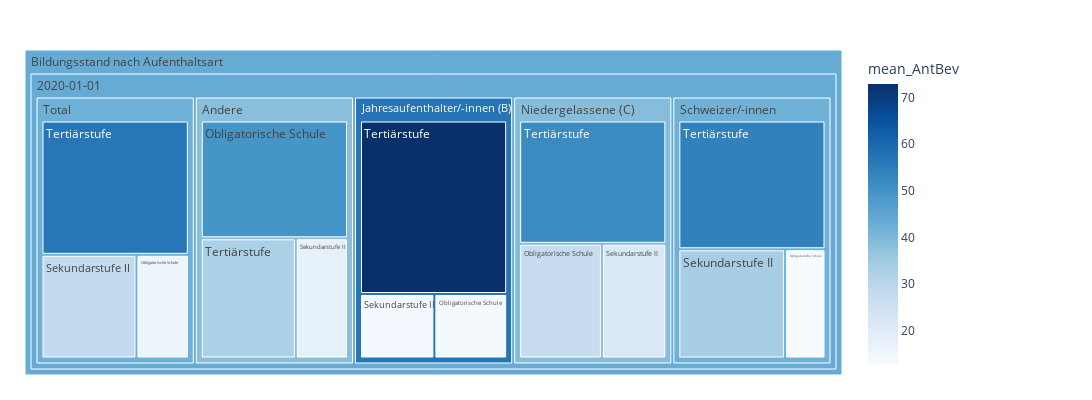

Notebook source saved alongside this figure:
### Code cell
myTitle="Bildungsstand nach Aufenthaltsart"

fig = px.treemap(myTreemapAgg.reset_index(), path=[px.Constant(myTitle), 'Jahr','AufartLang', 'Bildungsstand',]
                 , values='mean_AntBev'
                 , color='mean_AntBev'
                 ## bei discrete scales (bei Klassen und Strings):                 
                 #, color_discrete_map={'(?)':'lightgrey','EVP':'gold', 'SP':'#FF3030', 'PdA':'#EE3B3B', 'Grüne':'#A2CD5A','GLP':'#CAFF70','Die Mitte':'orange','FDP':'#104E8B','AL':'deeppink','SVP':'forestgreen', 'FL ZÜRI':'#8B864E','Volt':'#lightblue' }                
                 ## bei continuous scales (bei Zahlenwerten):
                , color_continuous_scale='Blues'
                #, color_continuous_midpoint=np.average(df['AnzBestWir'], weights=df['AnzBestWir'])  
                 ,height=400
                 ,width=1100                 
                )
fig.update_traces(root_color="grey")
fig.update_layout(margin = dict(t=50, l=25, r=250, b=25))
fig.show()

### Figure 1 — Plotly figure (JSON) as saved in the notebook; plotly's stock layout.template omitted (floating-point values rounded to 4 significant figures)
{"data": [{"branchvalues": "total", "customdata": [[49.5], [13.4], [27.1], [12.6], [15.5], [17.9], [13.7], [21.1], [33.3], [28.1], [32.6], [72.9], [51.8], [54.1], [56.5], [38.33], [56.82], [38.63], [41.94], [42.18], [43.58], [43.58]], "domain": {"x": [0, 1], "y": [0, 1]}, "hovertemplate": "labels=%{label}<br>mean_AntBev_sum=%{value}<br>parent=%{parent}<br>id=%{id}<br>mean_AntBev=%{color}<extra></extra>", "ids": ["Bildungsstand nach Aufenthaltsart/2020-01-01/Andere/Obligatorische Schule", "Bildungsstand nach Aufenthaltsart/2020-01-01/Jahresaufenthalter/-innen (B)/Obligatorische Schule", "Bildungsstand nach Aufenthaltsart/2020-01-01/Niedergelassene (C)/Obligatorische Schule", "Bildungsstand nach Aufenthaltsart/2020-01-01/Schweizer/-innen/Obligatorische Schule", "Bildungsstand nach Aufenthaltsart/2020-01-01/Total/Obligatorische Schule", "Bildungsstand nach Aufenthaltsart/2020-01-01/Andere/Sekundarstufe II", "Bildungsstand nach Aufenthaltsart/2020-01-01/Jahresaufenthalter/-innen (B)/Sekundarstufe II", "Bildungsstand nach Aufenthaltsart/2020-01-01/Niedergelassene (C)/Sekundarstufe II", "Bildungsstand nach Aufenthaltsart/2020-01-01/Schweizer/-innen/Sekundarstufe II", "Bildungsstand nach Aufenthaltsart/2020-01-01/Total/Sekundarstufe II", "Bildungsstand nach Aufenthaltsart/2020-01-01/Andere/Tertiärstufe", "Bildungsstand nach Aufenthaltsart/2020-01-01/Jahresaufenthalter/-innen (B)/Tertiärstufe", "Bildungsstand nach Aufenthaltsart/2020-01-01/Niedergelassene (C)/Tertiärstufe", "Bildungsstand nach Aufenthaltsart/2020-01-01/Schweizer/-innen/Tertiärstufe", "Bildungsstand nach Aufenthaltsart/2020-01-01/Total/Tertiärstufe", "Bildungsstand nach Aufenthaltsart/2020-01-01/Andere", "Bildungsstand nach Aufenthaltsart/2020-01-01/Jahresaufenthalter/-innen (B)", "Bildungsstand nach Aufenthaltsart/2020-01-01/Niedergelassene (C)", "Bildungsstand nach Aufenthaltsart/2020-01-01/Schweizer/-innen", "Bildungsstand nach Aufenthaltsart/2020-01-01/Total", "Bildungsstand nach Aufenthaltsart/2020-01-01", "Bildungsstand nach Aufenthaltsart"], "labels": ["Obligatorische Schule", "Obligatorische Schule", "Obligatorische Schule", "Obligatorische Schule", "Obligatorische Schule", "Sekundarstufe II", "Sekundarstufe II", "Sekundarstufe II", "Sekundarstufe II", "Sekundarstufe II", "Tertiärstufe", "Tertiärstufe", "Tertiärstufe", "Tertiärstufe", "Tertiärstufe", "Andere", "Jahresaufenthalter/-innen (B)", "Niedergelassene (C)", "Schweizer/-innen", "Total", "2020-01-01", "Bildungsstand nach Aufenthaltsart"], "marker": {"coloraxis": "coloraxis", "colors": [49.5, 13.4, 27.1, 12.6, 15.5, 17.9, 13.7, 21.1, 33.3, 28.1, 32.6, 72.9, 51.8, 54.1, 56.5, 38.33, 56.82, 38.63, 41.94, 42.18, 43.58, 43.58]}, "name": "", "parents": ["Bildungsstand nach Aufenthaltsart/2020-01-01/Andere", "Bildungsstand nach Aufenthaltsart/2020-01-01/Jahresaufenthalter/-innen (B)", "Bildungsstand nach Aufenthaltsart/2020-01-01/Niedergelassene (C)", "Bildungsstand nach Aufenthaltsart/2020-01-01/Schweizer/-innen", "Bildungsstand nach Aufenthaltsart/2020-01-01/Total", "Bildungsstand nach Aufenthaltsart/2020-01-01/Andere", "Bildungsstand nach Aufenthaltsart/2020-01-01/Jahresaufenthalter/-innen (B)", "Bildungsstand nach Aufenthaltsart/2020-01-01/Niedergelassene (C)", "Bildungsstand nach Aufenthaltsart/2020-01-01/Schweizer/-innen", "Bildungsstand nach Aufenthaltsart/2020-01-01/Total", "Bildungsstand nach Aufenthaltsart/2020-01-01/Andere", "Bildungsstand nach Aufenthaltsart/2020-01-01/Jahresaufenthalter/-innen (B)", "Bildungsstand nach Aufenthaltsart/2020-01-01/Niedergelassene (C)", "Bildungsstand nach Aufenthaltsart/2020-01-01/Schweizer/-innen", "Bildungsstand nach Aufenthaltsart/2020-01-01/Total", "Bildungsstand nach Aufenthaltsart/2020-01-01", "Bildungsstand nach Aufenthaltsart/2020-01-01", "Bildungsstand nach Aufenthaltsart/2020-01-01", "Bildungsstand nach Aufenthaltsart/2020-01-01", "Bildungsstand nach Aufenthaltsart/2020-01-01", "Bildungsstand nach Aufenthaltsart", ""], "root": {"color": "grey"}, "type": "treemap", "values": [49.5, 13.4, 27.1, 12.6, 15.5, 17.9, 13.7, 21.1, 33.3, 28.1, 32.6, 72.9, 51.8, 54.1, 56.5, 100, 100, 100, 100, 100.1, 500.1, 500.1]}], "layout": {"coloraxis": {"colorbar": {"title": {"text": "mean_AntBev"}}, "colorscale": [[0, "rgb(247,251,255)"], [0.125, "rgb(222,235,247)"], [0.25, "rgb(198,219,239)"], [0.375, "rgb(158,202,225)"], [0.5, "rgb(107,174,214)"], [0.625, "rgb(66,146,198)"], [0.75, "rgb(33,113,181)"], [0.875, "rgb(8,81,156)"], [1, "rgb(8,48,107)"]]}, "height": 400, "legend": {"tracegroupgap": 0}, "margin": {"b": 25, "l": 25, "r": 250, "t": 50}, "width": 1100}}
